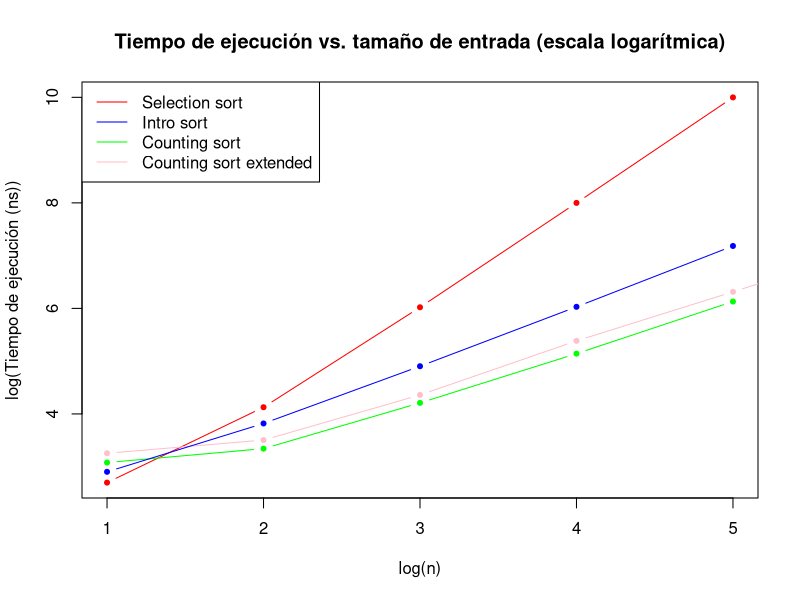

The R source for this figure:
## ---- chunk 1
library(readr)
library(ggplot2)
## ---- chunk 2
C <- read_csv("counting_sort.csv")
I <- read_csv("intro_sort.csv")
S <- read_csv("selection_sort.csv")
CE <- read_csv("counting_sort_extended.csv")
## ---- chunk 3
plot(log10(S$n), log10(S$`duration(ns)`), col="red", main="Tiempo de ejecución vs. tamaño de entrada (escala logarítmica)", xlab="log(n)", ylab="log(Tiempo de ejecución (ns))", pch=20, type="b")
points(log10(C$n), log10(C$`duration(ns)`), col="green", pch=20, type = "b")
points(log10(CE$n), log10(CE$`duration(ns)`), col="pink", pch=20, type = "b")
points(log10(I$n), log10(I$`duration(ns)`), col="blue", pch=20, type="b")
legend("topleft", col=c("red", "blue", "green", "pink"), legend=c("Selection sort", "Intro sort", "Counting sort", "Counting sort extended"), lty=1)
